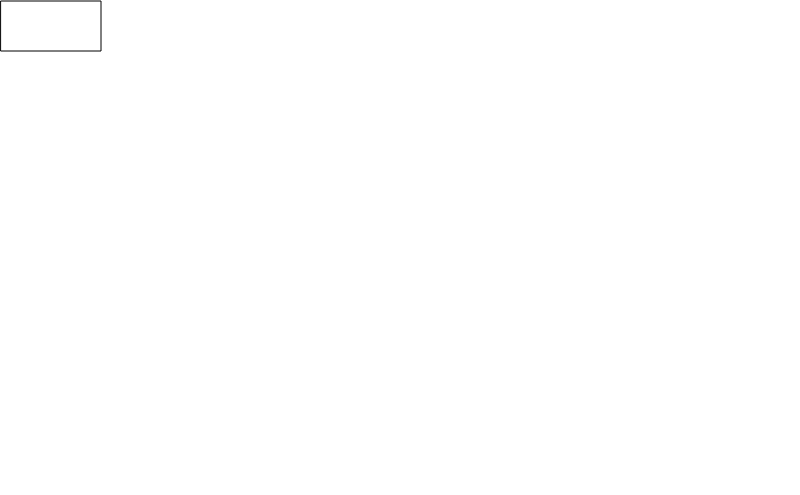
Frame 1 (no input)
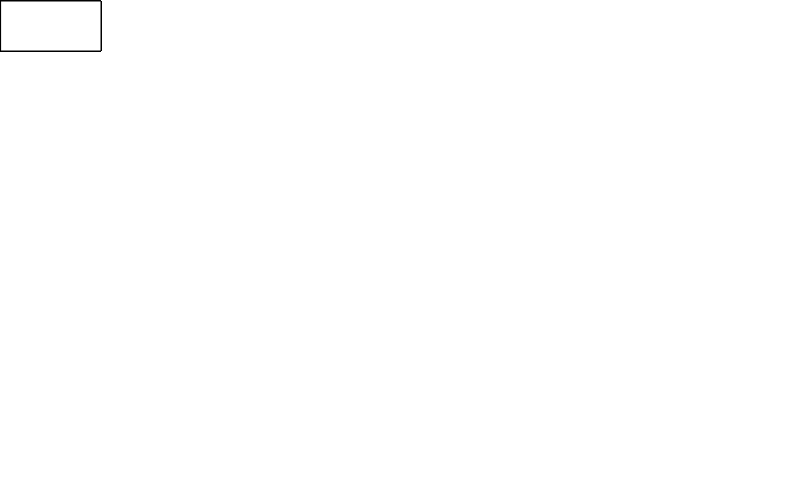
Frame 60 (no input)
Frame 120 (the mouse pressed at the canvas centre since frame 60): identical to frame 60, image omitted

The p5.js sketch that drew these frames (run headless with seeded random() and noise() and a simulated clock; from frame 60 on, the mouse is pressed at the canvas centre):

// p5.js sketch
// ── sketch.js
var buttons = [];
var btnObj = {
	b: {},
	t: {}
};
function setup() {
  createCanvas(displayWidth, displayHeight-105);
  
  for(var i = 0; i < width; i += width/6){
  	buttons[0.5] = new Button(btnObj);
  	console.log(i/width/6);
  }
}

function draw() {
  buttons[0.5].display(1, 1, 100, 50);
  //buttons[1].display(width/3, 1, 100, 50);
  //buttons[2].display(1, 1, 100, 50);
  //buttons[3].display(1, 1, 100, 50);
  //buttons[4].display(1, 1, 100, 50);
  //buttons[5].display(1, 1, 100, 50);
}
// ── button.js
function Button(obj) {
  this.x = obj.x || width / 2;
  this.y = obj.y || height / 2;

  this.pos = createVector(this.x, this.y);
  this.l = obj.l || 100;
  this.w = obj.w || 50;
  this.r = obj.r || 0;

  this.b = {
    col: obj.b.col || color(255),
    s: obj.b.s || color(0),
    sWeight: obj.b.sWeight || 1
  };
  this.t = {

    font: obj.font || 'sans-serif',
    size: obj.t.size || 20,
    message: obj.t.message || '',
    col: obj.t.col || color(255),
    s: obj.t.s || color(0),
    sWeight: obj.t.sWeight || 1
  };


  this.display = function(x, y, l, w, r) {
    var xVal = x || this.pos.x;
    var yVal = y || this.pos.y;
    var lVal = l || this.l;
    var wVal = w || this.w;
    var rVal = r || this.r;

    fill(this.b.col);
    stroke(this.b.s);
    strokeWeight(this.b.sWeight);

    rect(xVal, yVal, lVal, wVal, rVal);

    strokeWeight(3);

    fill(this.t.col);
    stroke(this.t.s);
    strokeWeight(this.t.sWeight);

    textFont(this.t.font, this.t.size);

    text(this.t.message, this.pos.x, this.pos.y);
  };

  this.clicked = function(callback) {
    if (mouseX > this.pos.x - this.l / 2 && mouseX < this.pos.x + this.l / 2 && mouseY > this.pos.y - this.w / 2 && mouseY < this.pos.y + this.w / 2 && callback !== null) {
      callback();
    }
  };

  this.changeColor = function(bCol, tCol) {

  };
}
